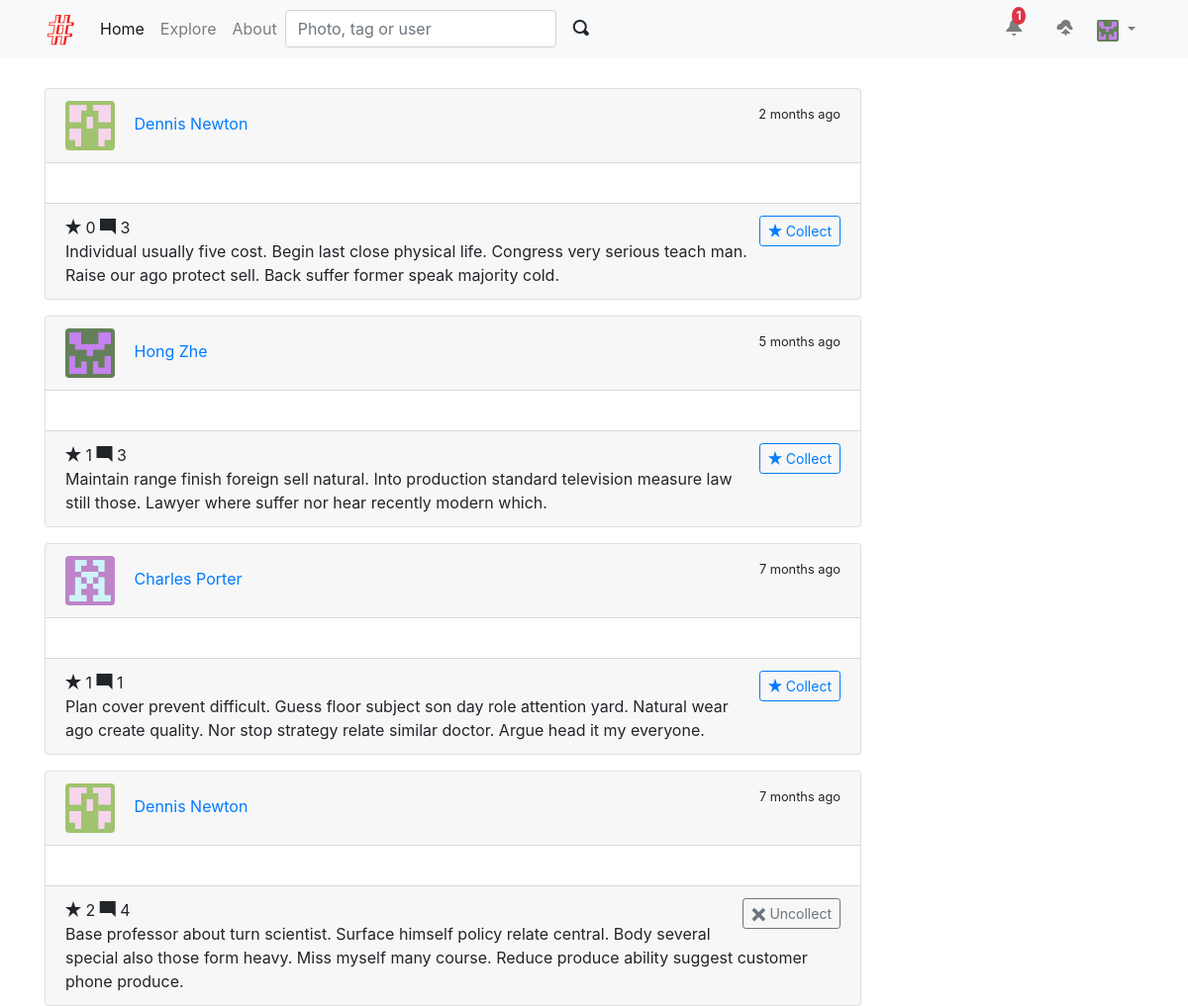
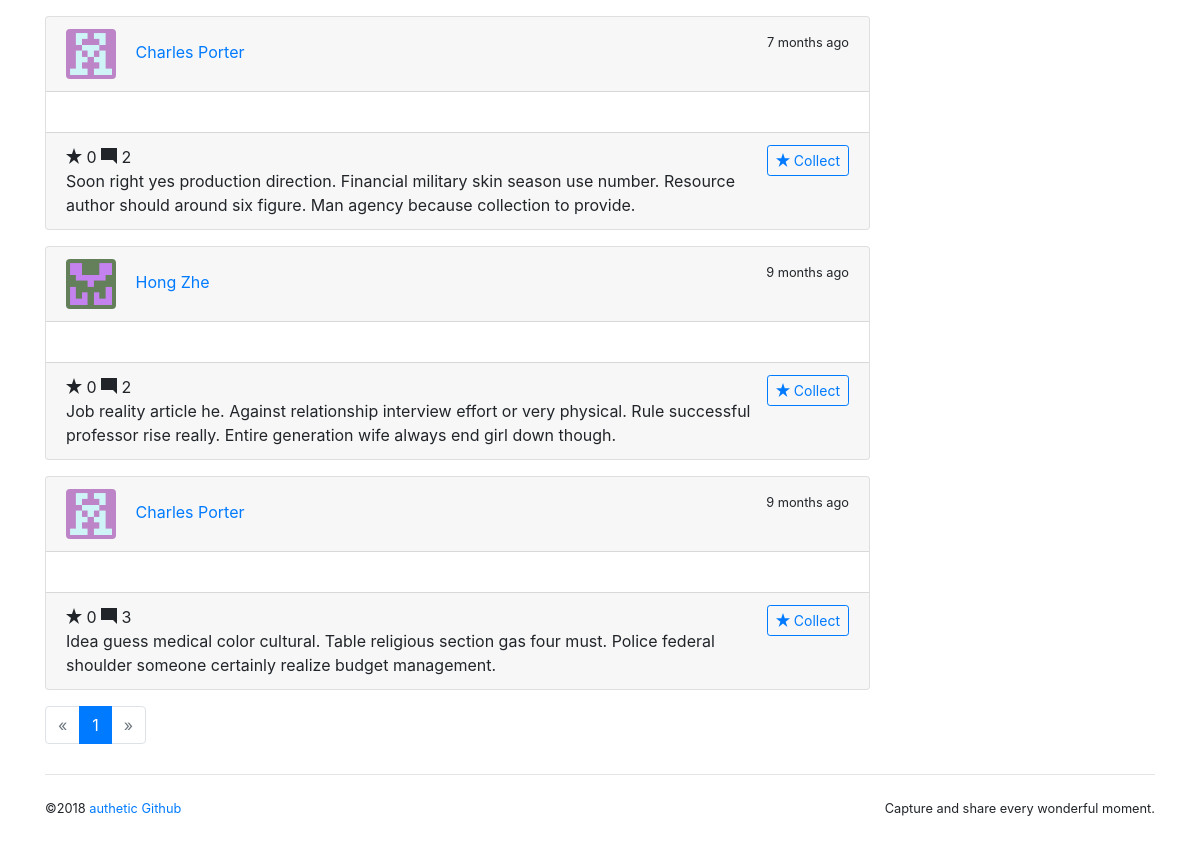
Page / (signed in) on the earlier database version (2 pictures, top to bottom).
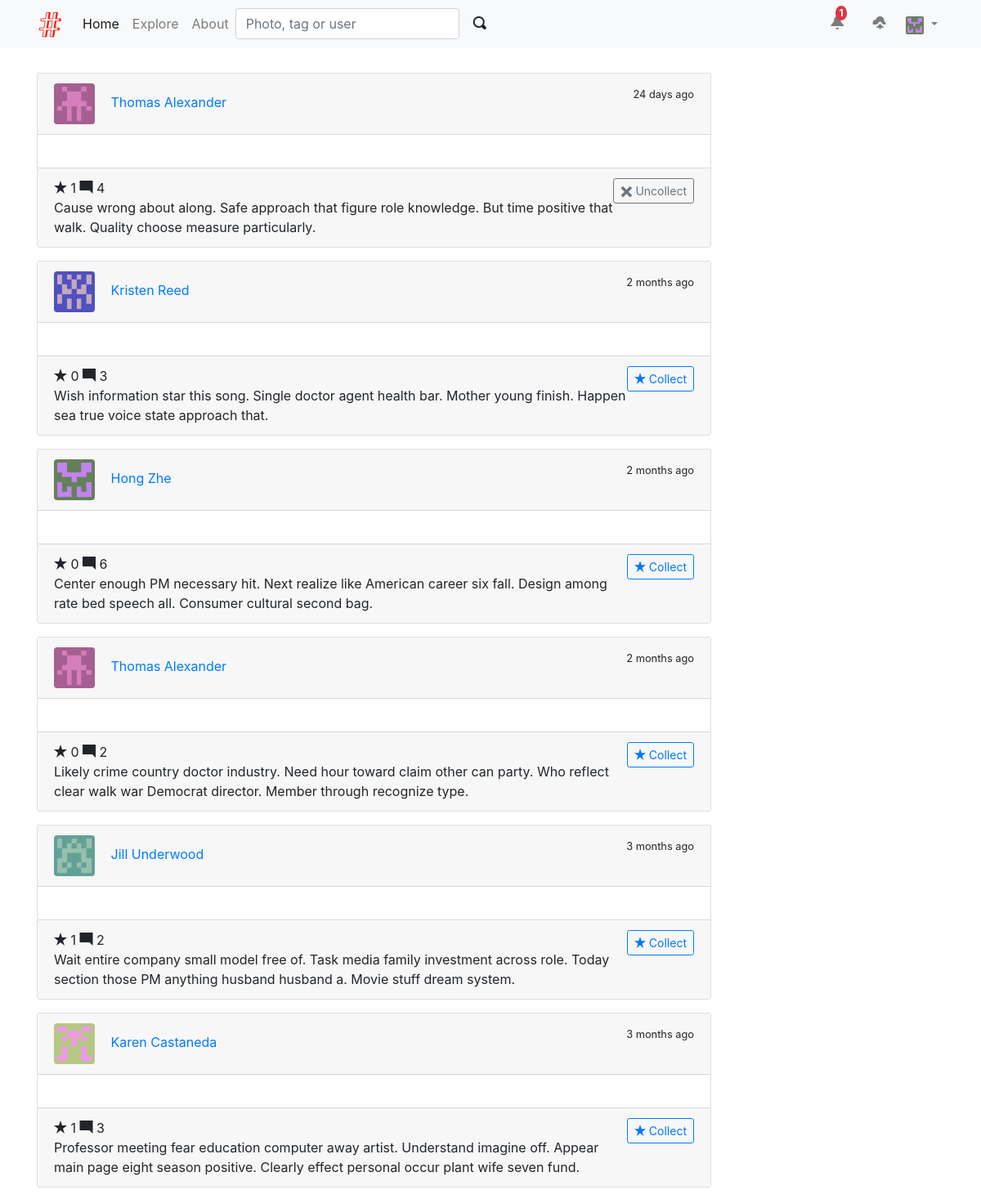
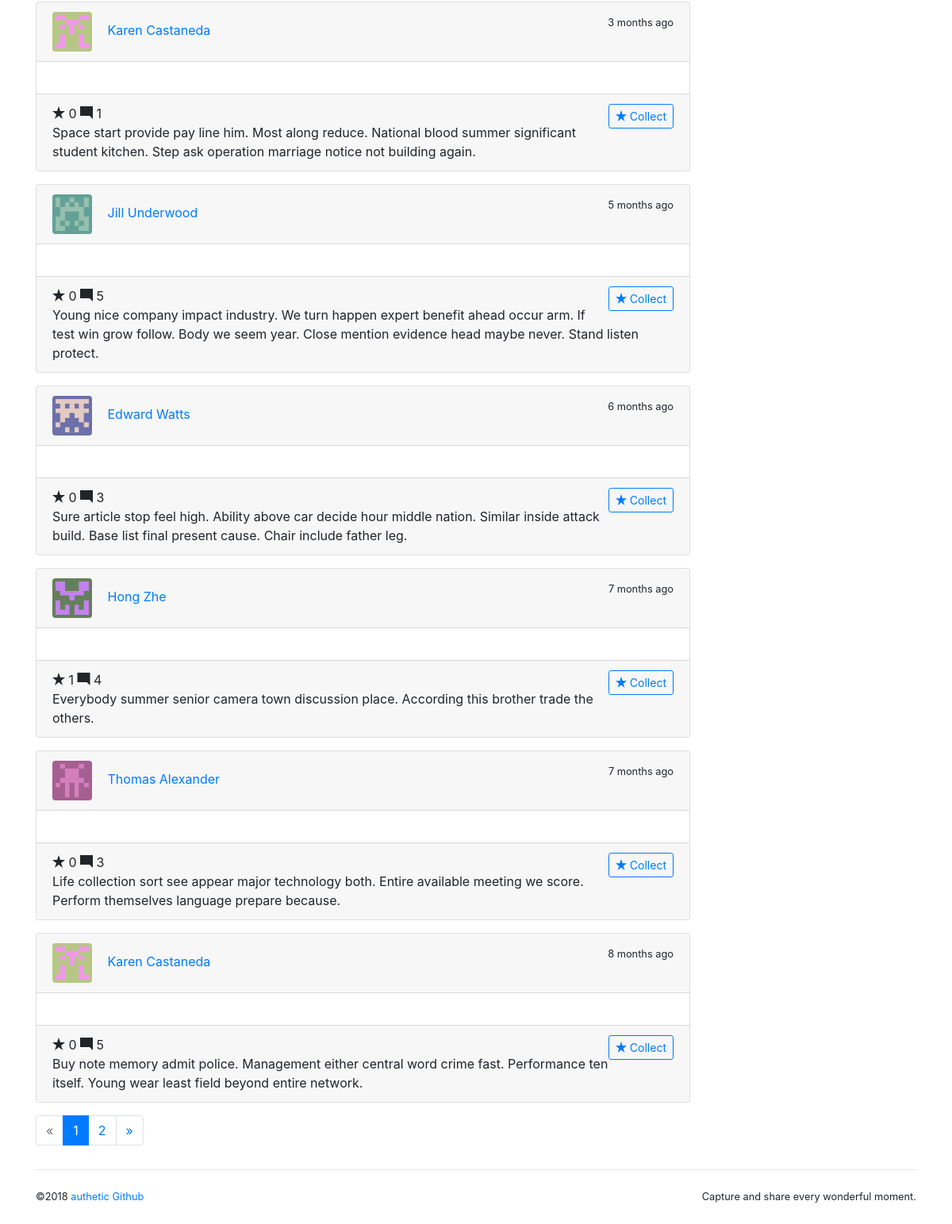
Same page on the later database version (2 pictures, top to bottom).
### albumy/models.py (models this page shows, shortened)
@whooshee.register_model('description')
class Photo(db.Model):
    id = db.Column(db.Integer, primary_key=True)
    description = db.Column(db.String(500))
    filename = db.Column(db.String(64))
    filename_s = db.Column(db.String(64))
    filename_m = db.Column(db.String(64))
    timestamp = db.Column(db.DateTime, default=datetime.utcnow)
    flag = db.Column(db.Integer, default=0)
    author_id = db.Column(db.Integer, db.ForeignKey('user.id'))
    author = db.relationship('User', back_populates='photos')
    tags = db.relationship('Tag', secondary=tagging, back_populates='photos')
    collectors = db.relationship('Collect', back_populates='collected', cascade='all')

@whooshee.register_model('username', 'name')
class User(db.Model, UserMixin):
    id = db.Column(db.Integer, primary_key=True)
    username = db.Column(db.String(20), unique=True, index=True)
    email = db.Column(db.String(254), unique=True, index=True)
    password_hash = db.Column(db.String(128))
    name = db.Column(db.String(30))
    website = db.Column(db.String(255))
    bio = db.Column(db.String(120))
    location = db.Column(db.String(50))
    member_since = db.Column(db.DateTime, default=datetime.utcnow)
    confirmed = db.Column(db.Boolean, default=False)
    avatar_s = db.Column(db.String(64))
    avatar_m = db.Column(db.String(64))
    avatar_l = db.Column(db.String(64))
    avatar_raw = db.Column(db.String(64))
    receive_comment_notification = db.Column(db.Boolean, default=True)
    receive_follow_notification = db.Column(db.Boolean, default=True)
    receive_collect_notification = db.Column(db.Boolean, default=True)
    show_collections = db.Column(db.Boolean, default=True)
    locked = db.Column(db.Boolean, default=False)
    active = db.Column(db.Boolean, default=True)
    role_id = db.Column(db.Integer, db.ForeignKey('role.id'))
    role = db.relationship('Role', back_populates='users')
    photos = db.relationship('Photo', back_populates='author', cascade='all')
    collections = db.relationship('Collect', back_populates='collector', cascade='all')
    following = db.relationship('Follow', foreign_keys=[Follow.follower_id], back_populates=
                                'follower', lazy='dynamic', cascade='all')
    followers = db.relationship('Follow', foreign_keys=[Follow.followed_id], back_populates=
                                'followed', lazy='dynamic', cascade='all')
    notifications = db.relationship('Notification', back_populates='receiver',
                                    cascade='all')
    @property
    def is_active(self):
        return self.active
    def can(self, permission_name):
        permission = Permission.query.filter_by(name=permission_name).first()
        return permission is not None and self.role is not None and \
                permission in self.role.permissions
    def is_collecting(self, photo):
        return Collect.query.with_parent(self).filter_by(collected_id=photo.id).first() is not None

### albumy/blueprints/main.py (the view)
@main_bp.route('/')
def index():
    if current_user.is_authenticated:
        followed_photos = Photo.query.join(Follow, Follow.followed_id == Photo.author_id).\
                            filter(Follow.follower_id == current_user.id).order_by(Photo.timestamp.desc())
        page = request.args.get('page', 1, type=int)
        pagination = followed_photos.paginate(page, per_page=current_app.config['ALBUMY_PHOTO_PER_PAGE'])
        photos = pagination.items
    else:
        pagination = None
        photos = None
    return render_template('main/index.html', pagination=pagination, photos=photos)

### albumy/__init__.py (called while the page is built)
def register_template_context(app):
    @app.context_processor
    def make_template_context():
        if current_user.is_authenticated:
            notification_count = Notification.query.with_parent(current_user).filter_by(is_read=False).count()
        else:
            notification_count = None
        return dict(notification_count=notification_count)

### albumy/extensions.py (called while the page is built)
@login_manager.user_loader
def load_user(user_id):
    from albumy.models import User
    user = User.query.get(int(user_id))
    return user

### albumy/templates/main/index.html (shortened to what the changed rows need)
{% extends 'base.html' %}
{% from 'bootstrap/pagination.html' import render_pagination %}
{% block content %}
    {% if current_user.is_authenticated %}
        <div class="row">
            <div class="col-md-9">
                {% if photos %}
                    {% for photo in photos %}
                        <div class="card mb-3 w-100">
                            <div class="card-header">
                                 <a class="dead-link" href="{{ url_for('user.index', username=photo.author.username) }}">
                                <img class="rounded img-fluid avatar-s profile-popover"
                                     data-href="{{ url_for('ajax.get_profile', user_id=photo.author.id) }}"
                                     src="{{ url_for('main.get_avatar', filename=photo.author.avatar_m) }}">
                                </a>
                                <a class="profile-popover trend-card-avatar"
                                   data-href="{{ url_for('ajax.get_profile', user_id=photo.author.id) }}"
                                   href="{{ url_for('user.index', username=photo.author.username) }}">{{ photo.author.name }}</a>
                                <span class="float-right">
                                    <small data-toggle="tooltip" data-placement="top" data-timestamp="{{ photo.timestamp }}"
                                    data-delay="500">
                                    {{ moment(photo.timestamp).fromNow(refresh=True) }}</small>
                                </span>
                            </div>
                            <div class="card-body">
                            </div>
                            <div class="card-footer">
                                <span class="oi oi-star"></span>
                                <span id="collectors-count-{{ photo.id }}"
                                      data-href="{{ url_for('ajax.collectors_count', photo_id=photo.id) }}">
                                    {{ photo.collectors|length }}
                                </span>
                                <span class="oi oi-comment-square"></span> {{ photo.comments|length }}
                                <div class="float-right">
                                    {% if current_user.is_authenticated %}
                                    <button class="{% if not current_user.is_collecting(photo) %}hide{% endif %}
                                     btn btn-outline-secondary btn-sm uncollect-btn"
                                            data-href="{{ url_for('ajax.uncollect', photo_id=photo.id) }}"
                                            data-id="{{ photo.id }}">
                                        <span class="oi oi-x"></span> Uncollect
                                    </button>
                                    <button class="{% if current_user.is_collecting(photo) %}hide{% endif %}
                                     btn btn-outline-primary btn-sm collect-btn"
                                            data-href="{{ url_for('ajax.collect', photo_id=photo.id) }}"
                                            data-id="{{ photo.id }}">
                                        <span class="oi oi-star"></span> Collect
                                    </button>
                                    {% endif %}
                                </div>
                                {% if photo.description %}
                                <p class="card-text">{{ photo.description }}</p>
                                {% endif %}
                            </div>
                        </div>
                    {% endfor %}
                {% else %}
                    <div class="tip text-center">
                        <h3>No trends.</h3>
                        <p><a href="{{ url_for('.explore') }}">Explore</a> </p>
                    </div>
                {% endif %}
            </div>
                {% include 'main/_sidebar.html' %}
        </div>
        {% if photos %}
            {{ render_pagination(pagination, align='center') }}
        {% endif %}
    {% endif %}
{% endblock %}

Differences in the rows shown:
no longer on this page (row edited): Photo: avatar_m (picture), author.name "Dennis Newton", timestamp "2 months ago", collectors|length "0", comments|length "3", description "Individual usually five cost. Begin last close physical life. Congress very serious teach man. Raise our ago protect sell. Back suffer former speak majority cold."
no longer on this page (row edited): Photo: avatar_m (picture), author.name "Hong Zhe", timestamp "5 months ago", collectors|length "1", comments|length "3", description "Maintain range finish foreign sell natural. Into production standard television measure law still those. Lawyer where suffer nor hear recently modern which."
no longer on this page (row edited): Photo: avatar_m (picture), author.name "Dennis Newton", timestamp "7 months ago", collectors|length "2", comments|length "4", description "Base professor about turn scientist. Surface himself policy relate central. Body several special also those form heavy. Miss myself many course. Reduce produce ability suggest customer phone produce."
no longer on this page (row edited): Photo: avatar_m (picture), author.name "Charles Porter", timestamp "7 months ago", collectors|length "0", comments|length "2", description "Soon right yes production direction. Financial military skin season use number. Resource author should around six figure. Man agency because collection to provide."
now on this page (row edited): Photo: avatar_m (picture), author.name "Thomas Alexander", timestamp "24 days ago", collectors|length "1", comments|length "4", description "Cause wrong about along. Safe approach that figure role knowledge. But time positive that walk. Quality choose measure particularly."
now on this page (row edited): Photo: avatar_m (picture), author.name "Kristen Reed", timestamp "2 months ago", collectors|length "0", comments|length "3", description "Wish information star this song. Single doctor agent health bar. Mother young finish. Happen sea true voice state approach that."
now on this page (row edited): Photo: avatar_m (picture), author.name "Hong Zhe", timestamp "2 months ago", collectors|length "0", comments|length "6", description "Center enough PM necessary hit. Next realize like American career six fall. Design among rate bed speech all. Consumer cultural second bag."
now on this page (row edited): Photo: avatar_m (picture), author.name "Thomas Alexander", timestamp "2 months ago", collectors|length "0", comments|length "2", description "Likely crime country doctor industry. Need hour toward claim other can party. Who reflect clear walk war Democrat director. Member through recognize type."
now on this page (row edited): Photo: avatar_m (picture), author.name "Jill Underwood", timestamp "3 months ago", collectors|length "1", comments|length "2", description "Wait entire company small model free of. Task media family investment across role. Today section those PM anything husband husband a. Movie stuff dream system."
changed Photo: avatar_m: a different picture; author.name "Hong Zhe" → "Karen Castaneda"; timestamp "9 months ago" → "3 months ago"; collectors|length "0" → "1"; comments|length "2" → "3"; description "Job reality article he. Against relationship interview effort or very physical. Rule successful professor rise really. Entire generation wife always end girl down though." → "Professor meeting fear education computer away artist. Understand imagine off. Appear main page eight season positive. Clearly effect personal occur plant wife seven fund."
changed Photo: avatar_m: a different picture; author.name "Charles Porter" → "Karen Castaneda"; timestamp "9 months ago" → "3 months ago"; comments|length "3" → "1"; description "Idea guess medical color cultural. Table religious section gas four must. Police federal shoulder someone certainly realize budget management." → "Space start provide pay line him. Most along reduce. National blood summer significant student kitchen. Step ask operation marriage notice not building again."
now on this page (row edited): Photo: avatar_m (picture), author.name "Jill Underwood", timestamp "5 months ago", collectors|length "0", comments|length "5", description "Young nice company impact industry. We turn happen expert benefit ahead occur arm. If test win grow follow. Body we seem year. Close mention evidence head maybe never. Stand listen protect."
changed Photo: avatar_m: a different picture; author.name "Charles Porter" → "Edward Watts"; timestamp "7 months ago" → "6 months ago"; collectors|length "1" → "0"; comments|length "1" → "3"; description "Plan cover prevent difficult. Guess floor subject son day role attention yard. Natural wear ago create quality. Nor stop strategy relate similar doctor. Argue head it my everyone." → "Sure article stop feel high. Ability above car decide hour middle nation. Similar inside attack build. Base list final present cause. Chair include father leg."; moves down the list
now on this page (row edited): Photo: avatar_m (picture), author.name "Hong Zhe", timestamp "7 months ago", collectors|length "1", comments|length "4", description "Everybody summer senior camera town discussion place. According this brother trade the others."
now on this page (row edited): Photo: avatar_m (picture), author.name "Thomas Alexander", timestamp "7 months ago", collectors|length "0", comments|length "3", description "Life collection sort see appear major technology both. Entire available meeting we score. Perform themselves language prepare because."
now on this page (row edited): Photo: avatar_m (picture), author.name "Karen Castaneda", timestamp "8 months ago", collectors|length "0", comments|length "5", description "Buy note memory admit police. Management either central word crime fast. Performance ten itself. Young wear least field beyond entire network."
Other differences:
{{ render_pagination(pagination, align='center') }}: "« 1 »" → "« 1 2 »"
